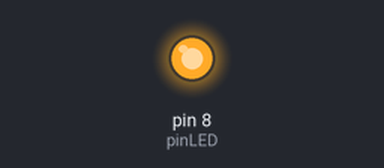
The sketch below on a simulated Arduino Uno, built with avr-gcc and run on an emulated ATmega328P. Shown: output pins drawn as LEDs (lit = HIGH).

Above: at 0.2 s.
At 14.7 s:
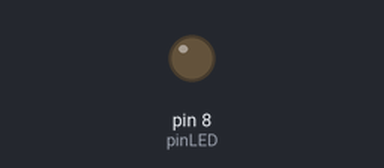
Timing chart, 0 to 15.6 s (numbered marks = the images above):
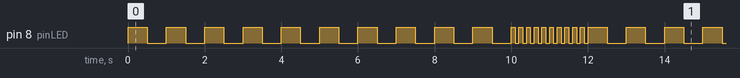

Measured:
- by itself, pin 8 (pinLED): moves between LOW and HIGH, repeating every 12.0 s
- by itself, everything shown: repeats every 12.0 s, in 40 steps

The sketch:

23.ino
```cpp
const int pinLED = 8;

void setup() {
pinMode(pinLED, OUTPUT);
}

int timeDelay = 1000;

void loop() {

while(timeDelay > 0){
digitalWrite(pinLED, HIGH);
delay(500);
digitalWrite(pinLED, LOW);
delay(500);

timeDelay = timeDelay - 100;
}

while(timeDelay < 1000){
digitalWrite(pinLED, HIGH);
delay(100);
digitalWrite(pinLED, LOW);
delay(100);

timeDelay = timeDelay + 100;
 }
}
```
